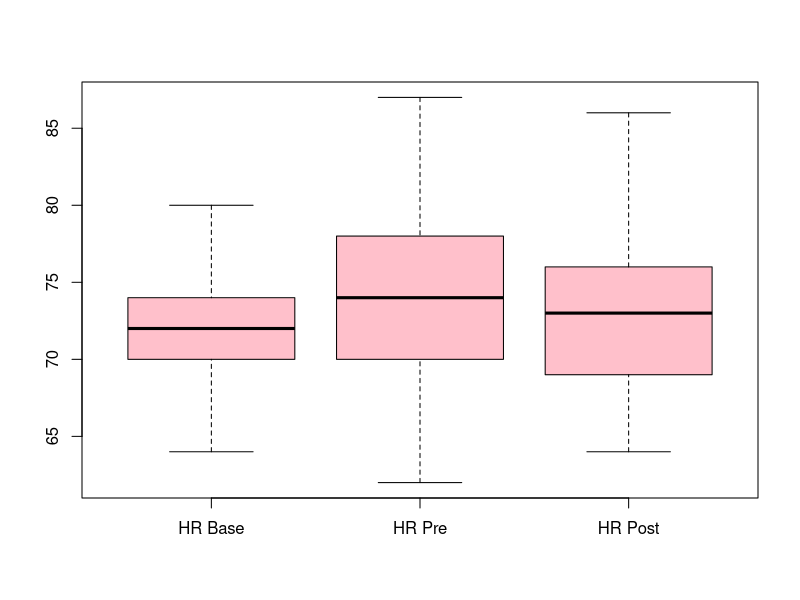
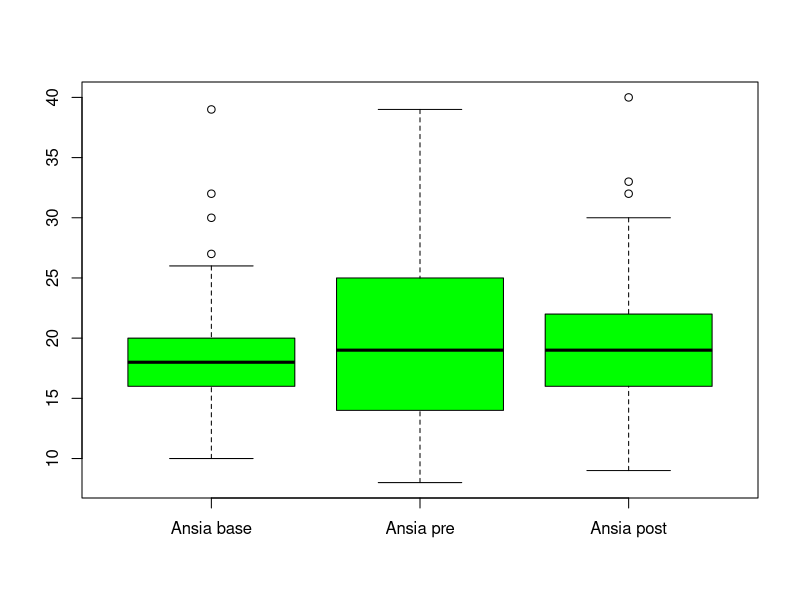

Here is the R script that generated these plots, in order:
## ---- chunk 1
library(readxl)
Sara = read_excel("Sara_dataset.xls")
Sara
## ---- chunk 2
#| label: hr-plot
#| fig-cap: "Livelli di heart rate nelle tre condizioni"
#| fig-width: 7
#| fig-height: 5 

boxplot(
  Sara$hr_base, Sara$hr_pre, Sara$hr_post,
  names = c("HR Base","HR Pre","HR Post"),
  col = "pink"
)  
## ---- chunk 3
#| label: ansia-plot 
#| fig-cap: "Livelli di ansia nelle tre condizioni"
#| fig-width: 7
#| fig-height: 5 

boxplot(
  Sara$anx_base, Sara$anx_pre, Sara$anx_post, 
  names = c("Ansia base","Ansia pre","Ansia post"),
  col = "green"
)
## ---- chunk 4
summary(Sara$hr_base)
summary(Sara$hr_pre)
summary(Sara$hr_post)
sd(Sara$hr_base)
sd(Sara$hr_pre)
sd(Sara$hr_post)
summary(Sara$anx_base)
summary(Sara$anx_pre)
summary(Sara$anx_post)
sd(Sara$anx_base)
sd(Sara$anx_pre)
sd(Sara$anx_post)
